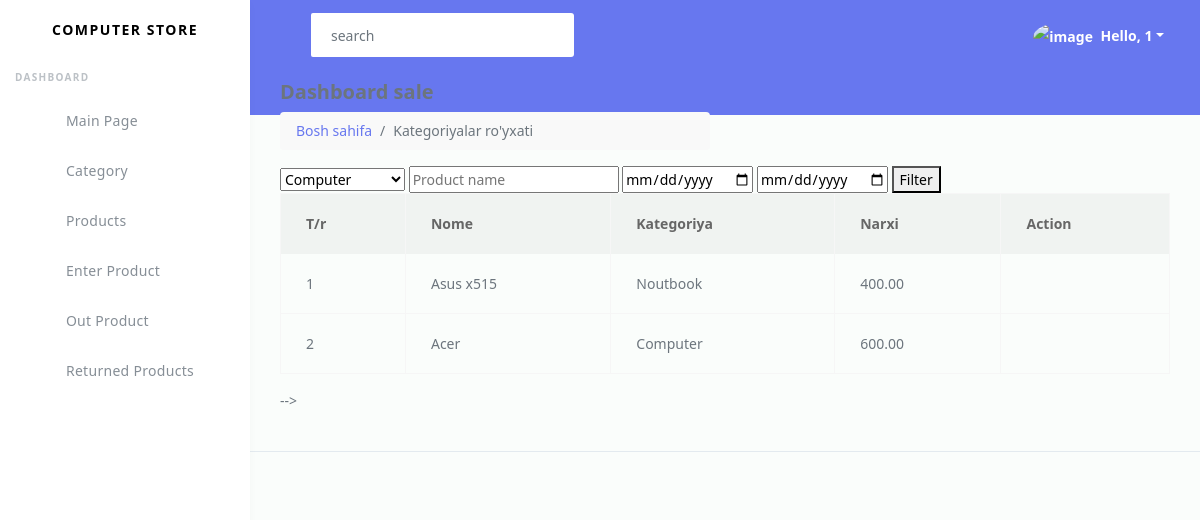
The page /product-list (signed in) on the database as committed earlier.
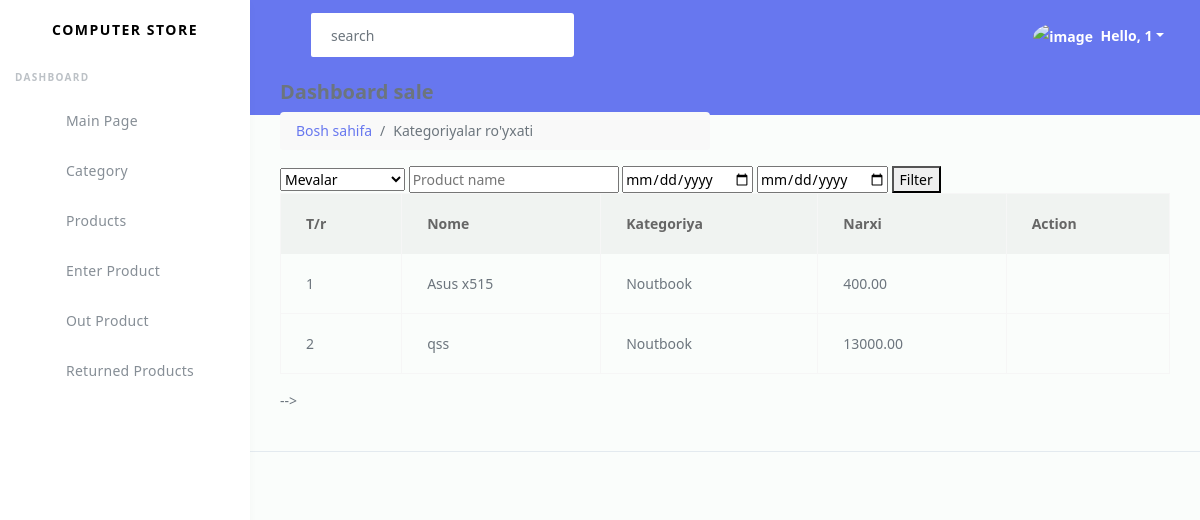
The same page on the database as committed later.
### computer_store/models.py (models this page shows, shortened)
class CodeGenerate(models.Model):
    code = models.CharField(max_length=255, blank=True,unique=True)
    class Meta:
        abstract = True

class Product(CodeGenerate):
    category = models.ForeignKey(Category, on_delete=models.CASCADE)
    name = models.CharField(max_length=100)
    description = models.TextField(blank=True, null=True)
    price = models.DecimalField(max_digits=10, decimal_places=2)
    quantity = models.IntegerField()
    image = models.ImageField(upload_to='product/', blank=True, null=True)
    qr_code = models.ImageField(upload_to='qr_codes/', blank=True)
    created_at = models.DateTimeField(auto_now_add=True)

class Category(models.Model):
    name = models.CharField(max_length=100)

### computer_store/views.py (the view, shortened to what this page needs)
# urls.py: path('product-list', views.product_list, name='product_list'),
@login_required(login_url='log_in')
def product_list(request):
    categories = models.Category.objects.all()
    category_code = request.GET.get('code')
    filtered_items = {}
    products = models.Product.objects.filter(**filtered_items)
    context = {
        'products': products,
        'categories': categories,
        'category_code': category_code,
    }
    return render(request, 'product/list.html', context)

### templates/product/list.html (shortened to what this page needs)
{% extends 'base.html' %}
{% load static %}
{% block content %}
<div class="pc-container">
    <div class="pcoded-content">
        <div class="page-header">
            <div class="page-block">
                <div class="row align-items-center">
                    <div class="col-md-6">
                        <div class="page-header-title">
                            <h5 class="m-b-10">Dashboard sale</h5>
                        </div>
                        <ul class="breadcrumb">
                            <li class="breadcrumb-item"><a href="index.html">Bosh sahifa</a></li>
                            <li class="breadcrumb-item">Kategoriyalar ro'yxati</li>
                        </ul>
                    </div>
                </div>
            </div>
        </div>
        <div class="row">
            <div class="col">
                <form method="get" action="{% url 'product_list' %}">
                    <select name="category_code">
                        {% for category in categories %}
                        <option value="{{ category.code }}" {% if category_code == category.code %}selected{% endif %}>{{ category.name }}</option>
                        {% endfor %}
                    </select>
                    <input type="text" name="name" placeholder="Product name" value="{{ request.GET.name }}">
                    <input type="date" name="start_date" value="{{ request.GET.start_date }}">
                    <input type="date" name="end_date" value="{{ request.GET.end_date }}">
                    <button type="submit">Filter</button>
                </form>
                <table class="table table-bordered">
                    <thead>
                        <tr>
                            <th>T/r</th>
                            <th>Nome</th>
                            <th>Kategoriya</th>
                            <th>Narxi</th>
                            <th>Action</th>
                        </tr>
                    </thead>
                    <tbody>
                        {% for product in products %}
                        <tr>
                            <td>{{ forloop.counter }}</td>
                            <td>{{ product.name }}</td>
                            <td>{{ product.category.name }}</td>
                            <td>{{ product.price }}</td>
                            <td>
                                <a href="{% url 'product_update' product.code %}" style="margin-right: 10px;"><i class="fa fa-edit"></i></a>
                                <bottom>
                                    <a href="#" data-toggle="modal" data-target="#deleteModal{{ product.id }}"><i class="fa fa-trash"></i></a>
                                </bottom>
                            </td>
                        </tr>
                        {% endfor %}
                    </tbody>
                </table>
            </div>
        </div>
    </div>
</div>
{% endblock %}

Rows that differ between the two databases and show on the page:
removed Product: name "Acer", category.name "Computer", price "600.00"
added Product: name "qss", category.name "Noutbook", price "13000.00"
Other text that changed with them:
form field category_code: "Computer" → "Mevalar"
